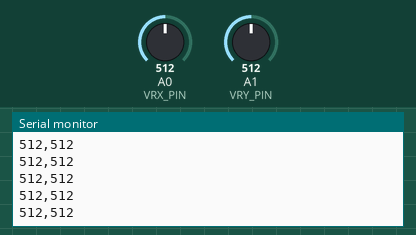
This sketch was run on a simulated Arduino Uno, built with avr-gcc and run on an emulated ATmega328P. Shown: the last lines printed to the serial monitor. Inputs (shaded band) come from the test bench; at power-on: A0 (VRX_PIN) = 512, A1 (VRY_PIN) = 512.

Above: at 1.2 s.
1.3 s: A0 (VRX_PIN) set to 716
At 1.56 s:
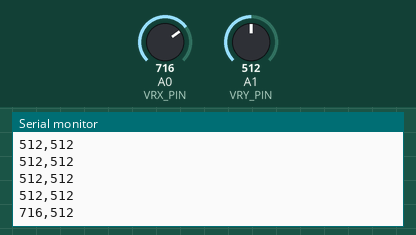
2.8 s: A1 (VRY_PIN) set to 716
At 2.96 s:
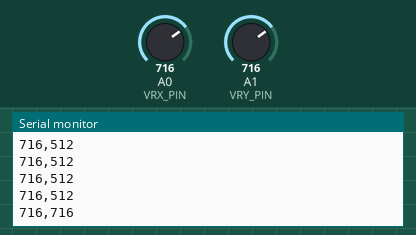
4.3 s: A0 (VRX_PIN) set to 900
At 4.37 s:
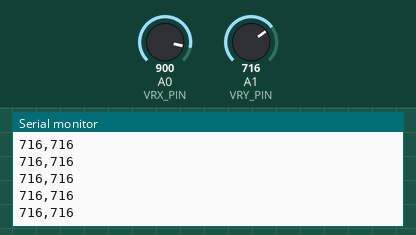
5.8 s: A1 (VRY_PIN) set to 900
At 5.97 s:
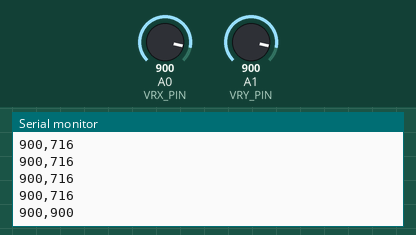
Timing chart, 0 to 8.3 s (numbered marks = the images above; inputs shaded):
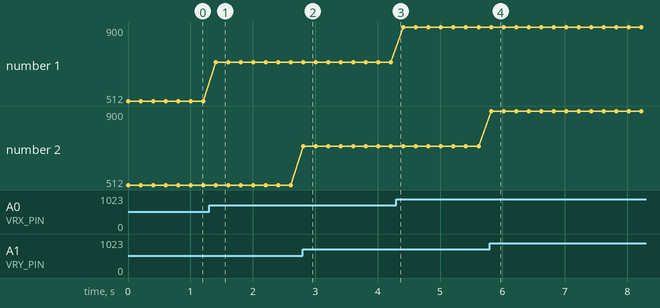

The sketch:

joystick.ino
```cpp
// Best opened in Arduino IDE

const int VRX_PIN = A0;
const int VRY_PIN = A1;

void setup() {
  // put your setup code here, to run once:
  Serial.begin(9600);

}

void loop() {
  // put your main code here, to run repeatedly:
  int xValue = analogRead(VRX_PIN);
  int yValue = analogRead(VRY_PIN);

  Serial.print(xValue);
  Serial.print(",");
  Serial.println(yValue);

  delay(200);
}
```

Measured:
- after the input at 1.3 s, the serial monitor: prints a new line after 0.10 s (image 1)
- after the input at 2.8 s, the serial monitor: prints a new line at once (image 2)
- after the input at 5.8 s, the serial monitor: prints a new line at once (image 4)
- plotted number 1: 512 → 716 after the input at 1.3 s, 716 → 900 after the input at 4.3 s
